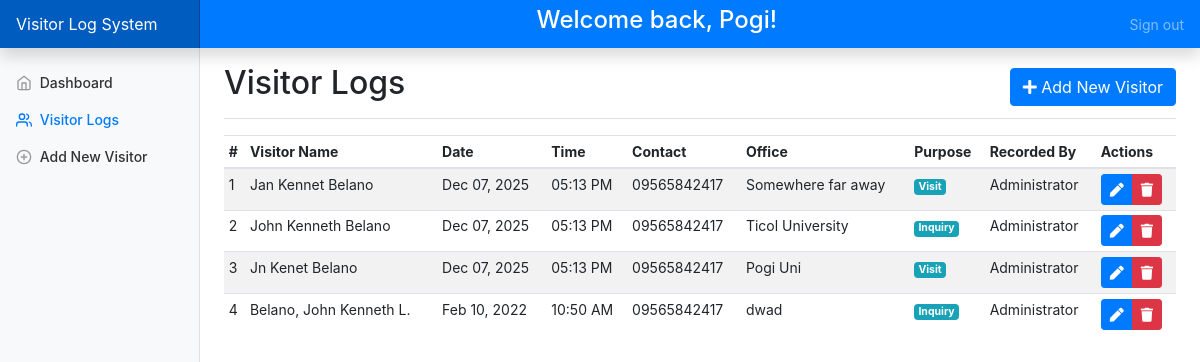
The app's page /visitors.php (signed in) with its own data.
### tables this page shows
CREATE TABLE `visitors` (
  `id` int(11) NOT NULL AUTO_INCREMENT,
  `visitor_name` varchar(100) NOT NULL,
  `date_of_visit` date NOT NULL,
  `time_of_visit` time NOT NULL,
  `address` text NOT NULL,
  `contact_number` varchar(20) NOT NULL,
  `school_office` varchar(100) NOT NULL,
  `purpose` enum('inquiry','exam','visit','others') NOT NULL,
  `purpose_details` text DEFAULT NULL,
  `created_by` int(11) DEFAULT NULL,
  `created_at` timestamp NOT NULL DEFAULT current_timestamp(),
  PRIMARY KEY (`id`),
  KEY `created_by` (`created_by`),
  KEY `idx_date` (`date_of_visit`),
  KEY `idx_purpose` (`purpose`),
  CONSTRAINT `visitors_ibfk_1` FOREIGN KEY (`created_by`) REFERENCES `users` (`user_id`) ON DELETE SET NULL
);

CREATE TABLE `users` (
  `user_id` int(11) NOT NULL AUTO_INCREMENT,
  `username` varchar(50) NOT NULL,
  `password` varchar(255) NOT NULL,
  `full_name` varchar(100) NOT NULL,
  `created_at` timestamp NOT NULL DEFAULT current_timestamp(),
  PRIMARY KEY (`user_id`),
  UNIQUE KEY `username` (`username`)
);

### includes/visitors.php (called while the page is built, shortened)
<?php
function getAllVisitors() {
    $query = "SELECT v.*, u.full_name as created_by_name
              FROM visitors v
              LEFT JOIN users u ON v.created_by = u.user_id
              ORDER BY v.date_of_visit DESC, v.time_of_visit DESC";
    $cn = ConnectDB();
    $result = $cn->query($query);
    $data = [];
    if ($result && $result->num_rows > 0) {
        while ($row = $result->fetch_assoc()) {
            $data[] = $row;
        }
    }
    return $data;
}
?>

### visitors.php (the view, shortened to what this page needs)
<?php
$page='Visitors';
include 'includes/visitors.php';
$visitors = getAllVisitors();
?>
<!doctype html>
<html lang="en">
  <?php
    include 'includes/head.php';
  ?>
  <body>
  <?php
    include 'includes/nav.php';
  ?>
<div class="container-fluid">
  <div class="row">
   <?php
    include 'includes/sidebar.php';
  ?>
    <main role="main" class="col-md-9 ml-sm-auto col-lg-10 px-md-4">
      <div class="d-flex justify-content-between flex-wrap flex-md-nowrap align-items-center pt-3 pb-2 mb-3 border-bottom">
        <h1 class="h2">Visitor Logs</h1>
        <div class="btn-toolbar mb-2 mb-md-0">
          <a href="visitor-form.php" class="btn btn-primary">
            <i class="fas fa-plus"></i> Add New Visitor
          </a>
        </div>
      </div>
      <div class="table-responsive">
        <table class="table table-striped table-sm">
          <thead>
            <tr>
              <th>#</th>
              <th>Visitor Name</th>
              <th>Date</th>
              <th>Time</th>
              <th>Contact</th>
              <th>Office</th>
              <th>Purpose</th>
              <th>Recorded By</th>
              <th>Actions</th>
            </tr>
          </thead>
          <tbody>
            <?php
              $counter = 0;
              foreach($visitors as $visitor) {
                $counter+=1;
                $purpose_display = ucfirst($visitor['purpose']);
            ?>
            <tr>
              <td><?=$counter?></td>
              <td><?=$visitor['visitor_name']?></td>
              <td><?=date("M d, Y", strtotime($visitor['date_of_visit']))?></td>
              <td><?=date("h:i A", strtotime($visitor['time_of_visit']))?></td>
              <td><?=$visitor['contact_number']?></td>
              <td><?=$visitor['school_office']?></td>
              <td><span class="badge badge-info"><?=$purpose_display?></span></td>
              <td><?=$visitor['created_by_name'] ?? 'Unknown'?></td>
              <td>
                <div class="btn-group btn-group-toggle" data-toggle="buttons">
                  <label class="btn btn-primary btn-sm">
                    <a href="visitor-form.php?id=<?=$visitor['id']?>" class="text-white"><i class="fas fa-pen"></i></a>
                  </label>
                  <label class="btn btn-danger btn-sm">
                    <a href="#" onclick="deleteVisitor(<?=$visitor['id']?>)" class="text-white"><i class="fas fa-trash"></i></a>
                  </label>
                </div>
              </td>
            </tr>
            <?php
              }
            ?>
          </tbody>
        </table>
      </div>
    </main>
  </div>
</div>
  </body>
</html>

### includes/head.php (shortened to what this page needs)
<head>
    <link href="css/bootstrap.min.css" rel="stylesheet">
    <link href="css/dashboard.css" rel="stylesheet">
     <link rel="stylesheet" href="https://use.fontawesome.com/releases/v5.7.0/css/all.css">
  </head>

### includes/nav.php (shortened to what this page needs)
<nav class="navbar navbar-dark sticky-top bg-primary flex-md-nowrap p-0 shadow">
  <a class="navbar-brand col-md-3 col-lg-2 mr-0 px-3" href="dashboard.php">Visitor Log System</a>
  <div>
    <h4 class="text-white">Welcome back, Pogi!</h4>
  </div>
  <ul class="navbar-nav px-3">
    <li class="nav-item text-nowrap">
      <a class="nav-link" href="index.php">Sign out</a>
    </li>
  </ul>
</nav>

### includes/sidebar.php
<nav id="sidebarMenu" class="col-md-3 col-lg-2 d-md-block bg-light sidebar collapse">
     <div class="sidebar-sticky pt-3">
       <ul class="nav flex-column">
         <li class="nav-item">
           <a class="nav-link <?=$page=='dashboard'?'active':''?>" href="dashboard.php">
             <span data-feather="home"></span>
             Dashboard <span class="sr-only">(current)</span>
           </a>
         </li>
         <li class="nav-item">
           <a class="nav-link <?=$page=='Visitors'?'active':''?>" href="visitors.php">
             <span data-feather="users"></span>
             Visitor Logs
           </a>
         </li>
          <li class="nav-item">
           <a class="nav-link <?=$page=='New Visitor'?'active':''?>" href="visitor-form.php">
             <span data-feather="plus-circle"></span>
             Add New Visitor
           </a>
         </li>
       </ul>
     </div>
   </nav>

### css/dashboard.css (style rules this page uses)
body { font-size: .875rem; }
.feather { width: 16px; height: 16px; vertical-align: text-bottom; }
.sidebar { position: fixed; top: 0; bottom: 0; left: 0; z-index: 100; padding: 48px 0 0; box-shadow: inset -1px 0 0 rgba(0, 0, 0, .1); }
.sidebar-sticky { position: relative; top: 0; height: calc(100vh - 48px); padding-top: .5rem; overflow-x: hidden; overflow-y: auto; }
.sidebar .nav-link { font-weight: 500; color: #333; }
.sidebar .nav-link .feather { margin-right: 4px; color: #999; }
.sidebar .nav-link.active { color: #007bff; }
.sidebar .nav-link:hover .feather, .sidebar .nav-link.active .feather { color: inherit; }
.navbar-brand { padding-top: .75rem; padding-bottom: .75rem; font-size: 1rem; background-color: rgba(0, 0, 0, .25); box-shadow: inset -1px 0 0 rgba(0, 0, 0, .25); }

### records on screen
visitors: visitor_name "Jan Kennet Belano", date_of_visit "Dec 07, 2025", time_of_visit "05:13 PM", contact_number "09565842417", school_office "Somewhere far away", purpose "Visit", created_by.full_name "Administrator"
visitors: visitor_name "John Kenneth Belano", date_of_visit "Dec 07, 2025", time_of_visit "05:13 PM", contact_number "09565842417", school_office "Ticol University", purpose "Inquiry", created_by.full_name "Administrator"
visitors: visitor_name "Jn Kenet Belano", date_of_visit "Dec 07, 2025", time_of_visit "05:13 PM", contact_number "09565842417", school_office "Pogi Uni", purpose "Visit", created_by.full_name "Administrator"
visitors: visitor_name "Belano, John Kenneth L.", date_of_visit "Feb 10, 2022", time_of_visit "10:50 AM", contact_number "09565842417", school_office "dwad", purpose "Inquiry", created_by.full_name "Administrator"
